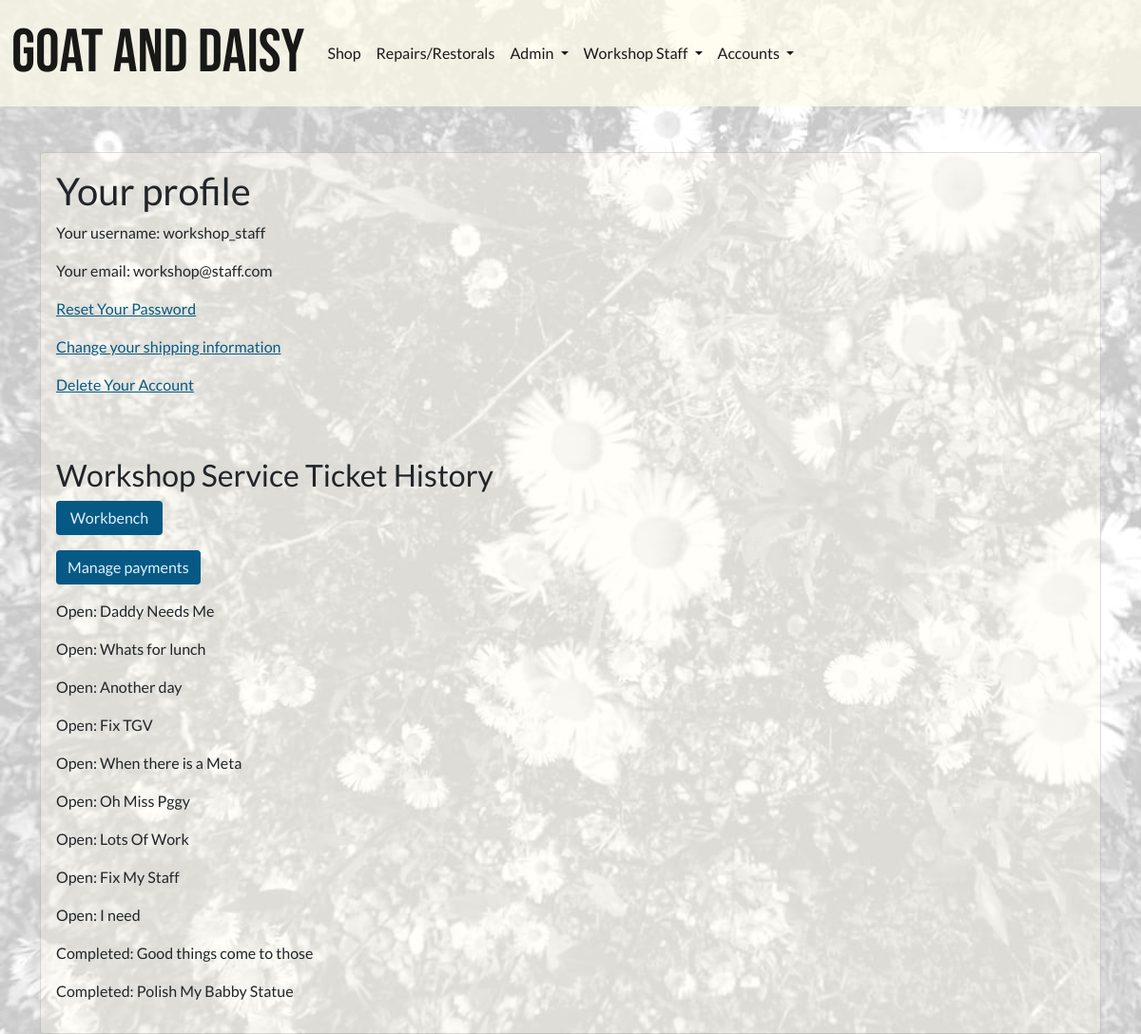
The page /profiles/67/ (signed in) on the database its author committed.
### repairs_restorals/models.py (models this page shows, shortened)
class ServiceTicket(models.Model):
    customer = models.ForeignKey(
        Customer, related_name='service_ticket', on_delete=models.CASCADE)
    workshop_staff_responsible = models.ForeignKey(
        StaffMember, related_name='staff_tickets', on_delete=models.CASCADE)
    title = models.CharField(max_length=255)
    date_created = models.DateField(auto_now_add=True, editable=False)
    last_updated = models.DateField(auto_now=True, editable=False)
    service_description = models.TextField()
    link_to_desired_materials_1 = models.URLField(null=True, blank=True)
    link_to_desired_materials_2 = models.URLField(null=True, blank=True)
    link_to_desired_materials_3 = models.URLField(null=True, blank=True)
    is_completed = models.BooleanField(default=False)
    has_invoice = models.BooleanField(default=False)
    def __str__(self) -> str:
        return self.title

### profiles/views.py (the view)
# urls.py: path('<int:pk>/', views.CustomerProfilePage.as_view(), name='customer_profile'),
class CustomerProfilePage(LoginRequiredMixin, View):
    login_url = "/profiles/login/"
    def get(self, request, *args, **kwargs):
        profile = get_object_or_404(User, pk=request.user.id)
        try:
            customer = Customer.objects.get(username=request.user)
        except Customer.DoesNotExist:
            customer = StaffMember.objects.get(username=request.user)
        shop_invoices = None
        shop_invoices = ShopCustomerInvoice.objects.filter(
            email=customer.email)
        workshop_tickets = ServiceTicket.objects.filter(
            customer_id=customer.id)
        context = {
            'profile': profile,
            'customer': customer,
            'shop_invoices': shop_invoices,
            'workshop_tickets': workshop_tickets
        }
        return render(request, 'registration/customer_profile.html', context)

### invoices/contexts.py (called while the page is built, shortened)
def shopping_cart(request):
    template_cart = []
    products_count = 0
    order_amount = 0
    shipping = 0
    cart = request.session.get('cart', {})
    for item in enumerate(template_cart):
        products_count += 1
    order_total = order_amount + shipping
    stripe_total = round(order_total * 100)
    context = {
        'template_cart': template_cart,
        'products_count': products_count,
        'order_amount': order_amount,
        'shipping': shipping,
        'order_total': order_total,
        'stripe_total': stripe_total,
    }
    return context

### profiles/templatetags/user_in_group_tag.py (called while the page is built)
@register.filter(name='has_group')
def has_group(user, group_name):
    try:
        group = Group.objects.get(name=group_name)
    except Group.DoesNotExist:
        return False
    return group in user.groups.all()

### templates/registration/customer_profile.html (shortened to what this page needs)
{% extends 'base.html' %}
{% load static %}
{% block extra_css %}
<link rel="stylesheet" href="{% static 'css/daisy_bg_image_trans.css' %}">
{% endblock %}
{% block content %}
<div class="card">
    <p class="h1">Your profile</p>
    <p>Your username: {{ profile.username }}</p>
    <p>Your email: {{ profile.email }}</p>
    <a href="{% url 'change_password' %}">
        <p>Reset Your Password</p>
    </a>
    <a href="{% url 'public_customer_account_update' customer.id %}">
        <p>Change your shipping information</p>
    </a>
    <a href="{% url 'pre_delete' customer.id %}">
        <p>Delete Your Account</p>
    </a>
    <br><br>
    {% if workshop_tickets %}
    <p class="h2">Workshop Service Ticket History</p>
    <a href="{% url 'customer_workbench' customer.id %}">
        <p class="btn btn-info">Workbench</p>
    </a>
    <a href="{% url 'customer_invoices'%}">
        <p class="btn btn-info">Manage payments</p>
    </a>
    {% for ticket in workshop_tickets %}
    {% if not ticket.is_completed %}
    <p>Open: {{ ticket }} </p>
    {% endif %}
    {% endfor %}
    {% for ticket in workshop_tickets %}
    {% if ticket.is_completed %}
    <p>Completed: {{ ticket }}</p>
    {% endif %}
    {% endfor %}
    {% endif %}
</div>
{% endblock %}

### static/css/site_base_custom.css (style rules this page uses)
body { background-color: var(--amber-100); font-family: "Lato", sans-serif; }
.btn { min-width: 7rem; }
.btn-warning, .btn-info { background-color: var(--sky-800); color: var(--sky-100); border: unset; }
a { color: var(--sky-800); font-weight: 400; }
.card { background-color: #fffbeb5d; padding: 1rem; }

### static/css/daisy_bg_image_trans.css (style rules this page uses)
body { background-image: url("../img/daisys-25.jpg"); background-repeat: no-repeat; background-position: left; background-size: cover; background-attachment: fixed; }

### rows shown on the page
ServiceTicket: title "Daddy Needs Me"
ServiceTicket: title "Whats for lunch"
ServiceTicket: title "Another day"
ServiceTicket: title "Fix TGV"
ServiceTicket: title "When there is a Meta"
ServiceTicket: title "Oh Miss Pggy"
ServiceTicket: title "Lots Of Work"
ServiceTicket: title "Fix My Staff"
ServiceTicket: title "I need"
ServiceTicket: title "Good things come to those"
ServiceTicket: title "Polish My Babby Statue"

### other values the page prints
{{ profile.username }} "workshop_staff"
{{ profile.email }} "workshop@staff.com"
